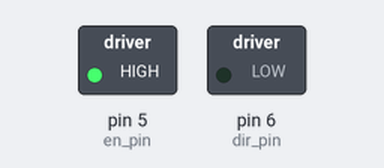
Simulated run of this sketch. Board: Arduino Uno, built with avr-gcc and run on an emulated ATmega328P. Parts: switched loads named in the sketch (green lamp = pin HIGH).

Above: at 1.0 s.
At 3.0 s:
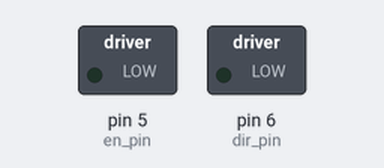
At 5.0 s:
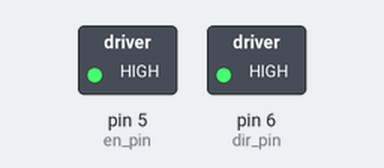
Timing chart, 0 to 7.8 s (numbered marks = the images above):
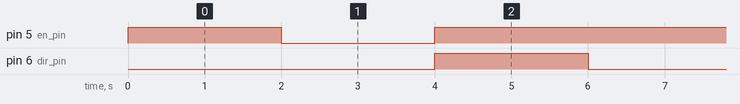

Measured:
- by itself, pin 5 (en_pin): repeats every 6.0 s: LOW 2.0 s, HIGH 4.0 s
- by itself, pin 6 (dir_pin): alternates HIGH for 2.0 s and LOW for 4.0 s
- by itself, everything shown: repeats every 6.0 s, in 3 steps

The sketch:

Off-Road-Bot.ino
```cpp
//this code controls the DF Robot

int en_pin = 5;
int dir_pin = 6;


//functions
void goForwards(int delayTime, int motorSpeed) {
  digitalWrite(dir_pin, LOW);
  analogWrite(en_pin, 255);
  delay(delayTime);
}

void goBackwards(int delayTime, int motorSpeed) {
  digitalWrite(dir_pin, HIGH);
  analogWrite(en_pin, 255);
  delay(delayTime);
}

void goNowhere(int delayTime) {
 analogWrite(en_pin, 0);
  delay(delayTime);
}
//end functions

//set pins to control mode
void setup() {
  pinMode(en_pin, OUTPUT);
  pinMode(dir_pin, OUTPUT);
}


//main code loop
void loop() {
  goForwards(2000,255);
  goNowhere(2000);
  goBackwards(2000,255);
}
```
